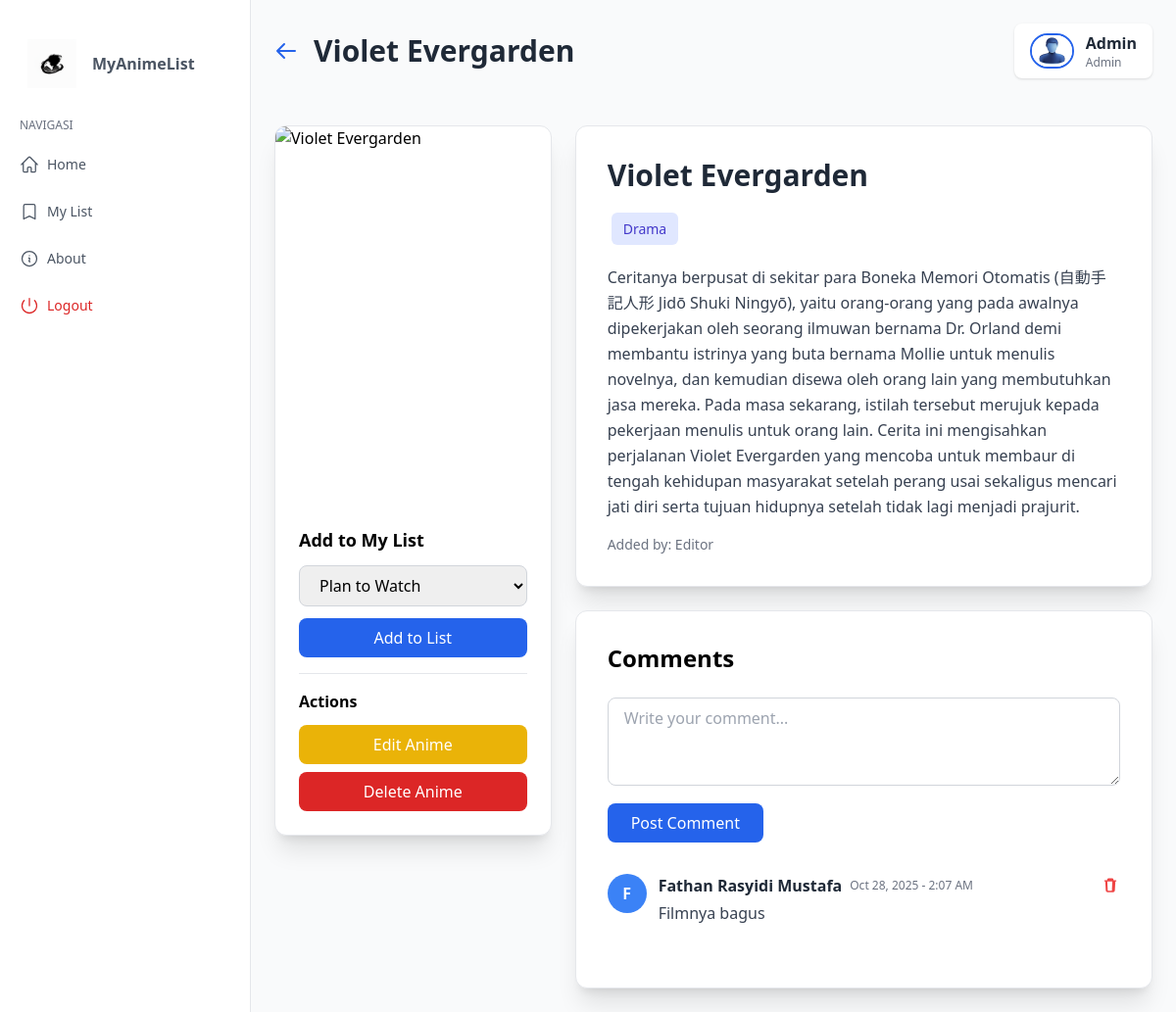
/public/article.php?id=11 (signed in), run on the app's committed database.
### tables this page shows
CREATE TABLE IF NOT EXISTS `anime` (
  `id` int NOT NULL AUTO_INCREMENT,
  `title` varchar(255) NOT NULL DEFAULT '',
  `synopsis` text NOT NULL,
  `genre` varchar(255) NOT NULL DEFAULT '',
  `image` longblob NOT NULL,
  `added_by` int NOT NULL,
  PRIMARY KEY (`id`),
  KEY `FK_anime_users` (`added_by`),
  CONSTRAINT `FK_anime_users` FOREIGN KEY (`added_by`) REFERENCES `users` (`id`)
);

CREATE TABLE IF NOT EXISTS `users` (
  `id` int NOT NULL AUTO_INCREMENT,
  `name` varchar(255) NOT NULL DEFAULT '',
  `email` varchar(255) NOT NULL DEFAULT '',
  `password` varchar(255) NOT NULL DEFAULT '',
  `role` enum('admin','editor','user') NOT NULL,
  PRIMARY KEY (`id`),
  UNIQUE KEY `email` (`email`)
);

CREATE TABLE IF NOT EXISTS `comment` (
  `id` int NOT NULL AUTO_INCREMENT,
  `user_id` int NOT NULL,
  `anime_id` int NOT NULL,
  `comment_text` text NOT NULL,
  `created` timestamp NOT NULL,
  PRIMARY KEY (`id`),
  KEY `FK_comment_users` (`user_id`),
  KEY `FK_comment_anime` (`anime_id`),
  CONSTRAINT `FK_comment_anime` FOREIGN KEY (`anime_id`) REFERENCES `anime` (`id`) ON DELETE CASCADE,
  CONSTRAINT `FK_comment_users` FOREIGN KEY (`user_id`) REFERENCES `users` (`id`)
);

### app/anime_manager.php (called while the page is built, shortened)
<?php
function get_anime(mysqli $db, int $anime_id): ?array
{
    $result = mysqli_query($db, "SELECT a.*, u.name AS added_by_name FROM anime a LEFT JOIN users u ON a.added_by = u.id WHERE a.id = $anime_id");
    return mysqli_fetch_assoc($result);
}
function get_user_list_entry(mysqli $db, int $user_id, int $anime_id): ?array
{
    $result = mysqli_query($db, "SELECT * FROM user_anime_list WHERE user_id = $user_id AND anime_id = $anime_id");
    if (!$result || mysqli_num_rows($result) === 0) {
        return null;
    }
    return mysqli_fetch_assoc($result);
}

### app/comment_manager.php (called while the page is built, shortened)
<?php
function get_comments(mysqli $db, int $anime_id): array {
    $items = [];
    $sql = "SELECT c.*, u.name FROM comment c JOIN users u ON c.user_id = u.id WHERE c.anime_id = $anime_id ORDER BY c.created DESC";
    $query = mysqli_query($db, $sql);
    while ($row = mysqli_fetch_assoc($query)) {
        $items[] = $row;
    }
    return $items;
}

### public/article.php (the view, shortened to what this page needs)
<?php
include '../app/db.php';
include '../app/anime_manager.php';
include '../app/comment_manager.php';
$user_type = $_SESSION['usertype'] ?? 'user';
$profile_target = $user_type === 'admin' ? 'admin/dashboard.php' : '';
$user_id = (int)($_SESSION['id_user'] ?? 0);
$anime_id = isset($_GET['id']) ? (int)$_GET['id'] : 0;
$edit_mode = isset($_GET['edit']);
$anime = null;
$user_list = null;
$comments = [];
if ($anime_id > 0) {
    $anime = get_anime($connect, $anime_id);
    $user_list = get_user_list_entry($connect, $user_id, $anime_id);
    $comments = get_comments($connect, $anime_id);
}
?>
<!DOCTYPE html>
<html lang="en">
<head>
    <script src="https://cdn.tailwindcss.com"></script>
</head>
<body>
    <?php include 'navbar.php'; ?>
    <main class="ml-64 min-h-screen bg-gray-50">
        <header class="p-6 flex justify-between items-center">
            <div class="flex items-center gap-4">
                <a href="home.php" class="text-blue-600 hover:text-blue-800">
                    <svg xmlns="http://www.w3.org/2000/svg" class="w-6 h-6" fill="none" viewBox="0 0 24 24" stroke="currentColor">
                        <path stroke-linecap="round" stroke-linejoin="round" stroke-width="2" d="M10 19l-7-7m0 0l7-7m-7 7h18" />
                    </svg>
                </a>
                <h1 class="text-3xl font-bold text-gray-800">
                    <?php
                    if ($anime_id === 0) {
                        echo 'Add New Anime';
                    } elseif ($edit_mode) {
                        echo 'Edit Anime';
                    } elseif ($anime) {
                        echo htmlspecialchars($anime['title']);
                    } else {
                        echo 'Anime Detail';
                    }
                    ?>
                </h1>
            </div>
            <div class="flex items-center">
                <?php if ($profile_target): ?>
                <a href="<?php echo $profile_target; ?>" class="flex items-center gap-3 bg-white px-4 py-2 rounded-lg shadow hover:shadow-md transition">
                    <img src="../assets/images/user.jpeg" alt="Profile" width="45" height="45" class="rounded-full border-2" style="border-color: #2563eb;">
                    <div>
                        <p class="font-semibold text-gray-800 mb-0"><?php echo htmlspecialchars($_SESSION['login'] ?? 'User'); ?></p>
                        <p class="text-xs text-gray-500 mb-0"><?php echo ucfirst($user_type); ?></p>
                    </div>
                </a>
                <?php endif; ?>
            </div>
        </header>
        <div class="p-6">
            <?php if ($anime_id === 0 || $edit_mode): ?>
                <?php if ($user_type == 'admin' || $user_type == 'editor'): ?>
                <section class="bg-white border border-gray-200 rounded-xl shadow-xl p-8 mb-8">
                    <form method="POST" enctype="multipart/form-data" class="grid grid-cols-1 gap-6">
                        <div>
                            <label class="block text-sm font-medium text-gray-700 mb-2">Title *</label>
                            <input type="text" name="title" required value="<?php echo $anime ? htmlspecialchars($anime['title']) : ''; ?>" class="w-full px-4 py-2 border border-gray-300 rounded-lg focus:ring-2 focus:ring-blue-500 focus:border-transparent">
                        </div>
                        <div>
                            <label class="block text-sm font-medium text-gray-700 mb-2">Synopsis *</label>
                            <textarea name="synopsis" rows="6" required class="w-full px-4 py-2 border border-gray-300 rounded-lg focus:ring-2 focus:ring-blue-500 focus:border-transparent"><?php echo $anime ? htmlspecialchars($anime['synopsis']) : ''; ?></textarea>
                        </div>
                        <div>
                            <label class="block text-sm font-medium text-gray-700 mb-2">Genre (comma separated)</label>
                            <input type="text" name="genre" value="<?php echo $anime ? htmlspecialchars($anime['genre']) : ''; ?>" placeholder="Action, Adventure, Fantasy" class="w-full px-4 py-2 border border-gray-300 rounded-lg focus:ring-2 focus:ring-blue-500 focus:border-transparent">
                        </div>
                        <div>
                            <label class="block text-sm font-medium text-gray-700 mb-2">Cover Image <?php echo $anime_id > 0 ? '' : '*'; ?></label>
                            <?php if ($anime && !empty($anime['image'])): ?>
                            <div class="mb-3">
                                <img src="image.php?id=<?php echo $anime['id']; ?>" alt="Current cover" class="w-48 h-64 object-cover rounded border">
                                <p class="text-sm text-gray-500 mt-2">Current image saved in database</p>
                            </div>
                            <?php endif; ?>
                            <input type="file" name="image_upload" accept="image/*" <?php echo $anime_id === 0 ? 'required' : ''; ?> class="w-full px-4 py-2 border border-gray-300 rounded-lg">
                            <p class="text-sm text-gray-500 mt-1">Allowed: JPG, JPEG, PNG, GIF, WEBP (Max 16MB)</p>
                        </div>
                        <div class="flex gap-3">
                            <button type="submit" name="save_anime" class="bg-blue-600 hover:bg-blue-700 text-white px-6 py-3 rounded-lg font-medium">
                                <?php echo $anime_id > 0 ? 'Update Anime' : 'Add Anime'; ?>
                            </button>
                            <a href="<?php echo $anime_id > 0 ? 'article.php?id=' . $anime_id : 'home.php'; ?>" class="bg-gray-200 hover:bg-gray-300 text-gray-800 px-6 py-3 rounded-lg font-medium">Cancel</a>
                        </div>
                    </form>
                </section>
                <?php else: ?>
                <div class="bg-yellow-100 border border-yellow-300 text-yellow-800 px-4 py-3 rounded">Only admin or editor can manage anime.</div>
                <?php endif; ?>
            <?php elseif ($anime): ?>
                <section class="grid grid-cols-1 lg:grid-cols-3 gap-6">
                    <div class="lg:col-span-1">
                        <div class="bg-white border border-gray-200 rounded-xl shadow-xl overflow-hidden">
                            <?php if (!empty($anime['image'])): ?>
                                <img src="image.php?id=<?php echo $anime['id']; ?>" alt="<?php echo htmlspecialchars($anime['title']); ?>" class="w-full h-96 object-cover">
                            <?php else: ?>
                                <div class="w-full h-96 bg-gradient-to-br from-blue-500 to-purple-600 flex items-center justify-center">
                                    <span class="text-white text-2xl font-bold text-center px-6"><?php echo htmlspecialchars($anime['title']); ?></span>
                                </div>
                            <?php endif; ?>
                            <div class="p-6">
                                <h3 class="font-bold text-lg mb-3">Add to My List</h3>
                                <form method="POST" class="mb-3">
                                    <select name="status" class="w-full px-4 py-2 border border-gray-300 rounded-lg">
                                        <option value="Plan to Watch" <?php echo ($user_list && $user_list['status'] == 'Plan to Watch') ? 'selected' : ''; ?>>Plan to Watch</option>
                                    </select>
                                    <button type="submit" name="add_to_list" class="w-full mt-3 bg-blue-600 hover:bg-blue-700 text-white py-2 rounded-lg font-medium">
                                        <?php echo $user_list ? 'Update List' : 'Add to List'; ?>
                                    </button>
                                </form>
                                <?php if ($user_type == 'admin' || $user_type == 'editor'): ?>
                                <div class="mt-4 pt-4 border-t">
                                    <h4 class="font-bold mb-3">Actions</h4>
                                    <a href="?id=<?php echo $anime_id; ?>&edit=true" class="block w-full text-center bg-yellow-500 hover:bg-yellow-600 text-white py-2 rounded-lg font-medium mb-2">Edit Anime</a>
                                    <a href="?id=<?php echo $anime_id; ?>&delete=1" onclick="return confirm('Delete this anime?')" class="block w-full text-center bg-red-600 hover:bg-red-700 text-white py-2 rounded-lg font-medium">Delete Anime</a>
                                </div>
                                <?php endif; ?>
                            </div>
                        </div>
                    </div>
                    <div class="lg:col-span-2 space-y-6">
                        <section class="bg-white border border-gray-200 rounded-xl shadow-xl p-8">
                            <h2 class="text-3xl font-bold text-gray-800 mb-4"><?php echo htmlspecialchars($anime['title']); ?></h2>
                            <?php if (!empty($anime['genre'])): ?>
                            <div class="mb-4">
                                <?php foreach (explode(',', $anime['genre']) as $genre): $genre = trim($genre); if ($genre === '') continue; ?>
                                    <span class="genre-badge"><?php echo htmlspecialchars($genre); ?></span>
                                <?php endforeach; ?>
                            </div>
                            <?php endif; ?>
                            <p class="text-gray-700 leading-relaxed mb-4"><?php echo nl2br(htmlspecialchars($anime['synopsis'])); ?></p>
                            <p class="text-sm text-gray-500">Added by: <?php echo htmlspecialchars($anime['added_by_name'] ?? 'Unknown'); ?></p>
                        </section>
                        <section class="bg-white border border-gray-200 rounded-xl shadow-xl p-8">
                            <h3 class="text-2xl font-bold mb-6">Comments</h3>
                            <form method="POST" class="mb-8">
                                <textarea name="comment_text" rows="3" required placeholder="Write your comment..." class="w-full px-4 py-2 border border-gray-300 rounded-lg focus:ring-2 focus:ring-blue-500 focus:border-transparent mb-3"></textarea>
                                <button type="submit" name="add_comment" class="bg-blue-600 hover:bg-blue-700 text-white px-6 py-2 rounded-lg font-medium">Post Comment</button>
                            </form>
                            <?php if (count($comments) > 0): ?>
                                <?php foreach ($comments as $comment): ?>
                                <div class="border-b border-gray-200 pb-4 mb-4 last:border-0">
                                    <div class="flex items-start gap-3">
                                        <div class="w-10 h-10 bg-blue-500 rounded-full flex items-center justify-center text-white font-bold"><?php echo strtoupper(substr($comment['name'], 0, 1)); ?></div>
                                        <div class="flex-1">
                                            <div class="flex items-center justify-between mb-1">
                                                <div class="flex items-center gap-2">
                                                    <span class="font-semibold text-gray-800"><?php echo htmlspecialchars($comment['name']); ?></span>
                                                    <span class="text-xs text-gray-500"><?php echo date('M j, Y - g:i A', strtotime($comment['created'])); ?></span>
                                                </div>
                                                <?php if ($user_type === 'admin' || (int)$comment['user_id'] === $user_id): ?>
                                                <a href="?id=<?php echo $anime_id; ?>&delete_comment=<?php echo $comment['id']; ?>" onclick="return confirm('Delete this comment?')" class="text-red-500 hover:text-red-600" title="Hapus komentar" aria-label="Hapus komentar">
                                                </a>
                                                <?php endif; ?>
                                            </div>
                                            <p class="text-gray-700"><?php echo nl2br(htmlspecialchars($comment['comment_text'])); ?></p>
                                        </div>
                                    </div>
                                </div>
                                <?php endforeach; ?>
                            <?php else: ?>
                                <p class="text-gray-500 text-center py-6">No comments yet. Be the first to comment!</p>
                            <?php endif; ?>
                        </section>
                    </div>
                </section>
            <?php else: ?>
                <div class="bg-white border border-gray-200 rounded-xl shadow-xl p-8 text-center text-gray-600">Anime not found.</div>
            <?php endif; ?>
        </div>
    </main>
</body>
</html>

### public/article.php (style rules this page uses)
body { background-color: #f3f4f6; }
.genre-badge { display: inline-block; padding: 6px 12px; border-radius: 6px; font-size: 0.875rem; margin: 4px; background-color: #e0e7ff; color: #4338ca; font-weight: 500; }

### data on the page
anime: title "Violet Evergarden", genre "Drama", synopsis "Ceritanya berpusat di sekitar para Boneka Memori Otomatis (自動手記人形 Jidō Shuki Ningyō), yaitu orang-orang yang pada awalnya dipekerjakan oleh seorang ilmuwan bernama Dr. Orland demi membantu istrinya yang buta bernama Mollie untuk menulis novelnya, dan kemudian disewa oleh orang lain yang membutuhkan jasa mereka. Pada masa sekarang, istilah tersebut merujuk kepada pekerjaan menulis untuk orang lain. Cerita ini mengisahkan perjalanan Violet Evergarden yang mencoba untuk membaur di tengah kehidupan masyarakat setelah perang usai sekaligus mencari jati diri serta tujuan hidupnya setelah tidak lagi menjadi prajurit.", added_by.name "Editor"
comment: user.name "F", user.name "Fathan Rasyidi Mustafa", created "Oct 28, 2025 - 2:07 AM", comment_text "Filmnya bagus"

### other printed values
$_SESSION['login'] "Admin"
$user_type "Admin"
